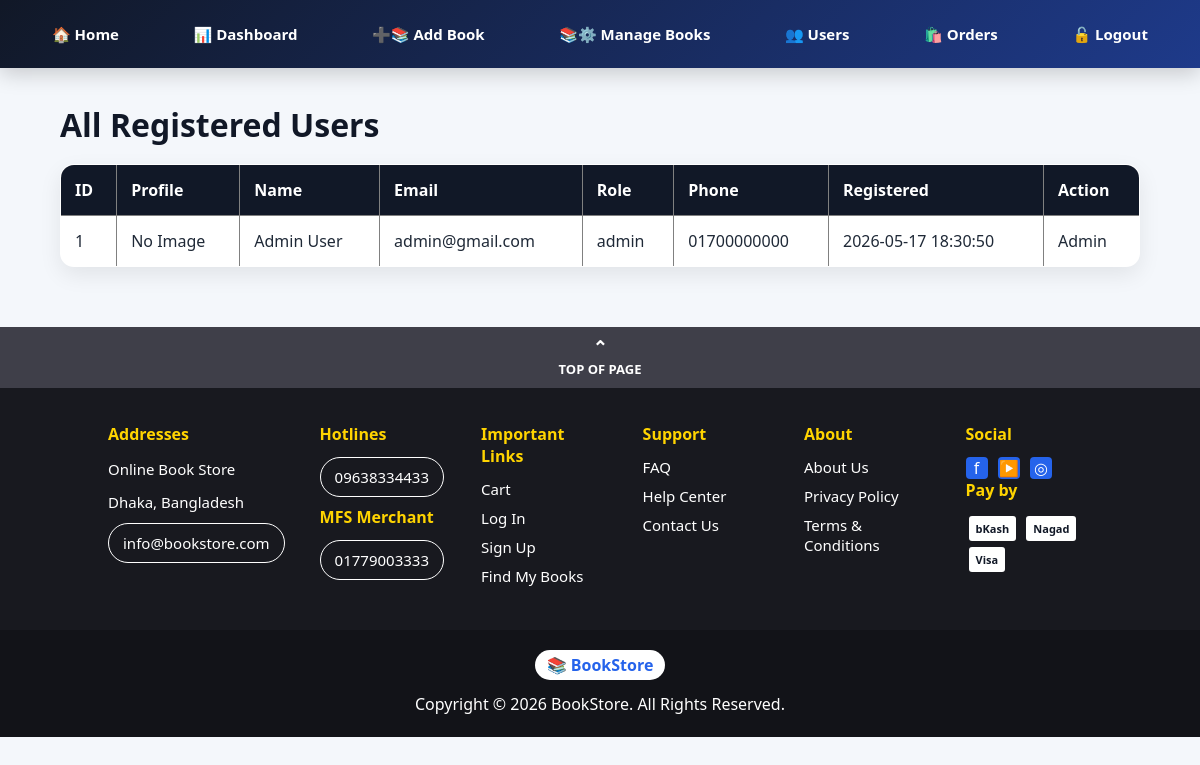
The app's page /views/admin/users.php (signed in) with its own data.
### tables this page shows
CREATE TABLE users (
id INT AUTO_INCREMENT PRIMARY KEY,
name VARCHAR(100) NOT NULL,
email VARCHAR(120) NOT NULL UNIQUE,
password_hash VARCHAR(255) NOT NULL,
role ENUM('admin', 'customer') NOT NULL DEFAULT 'customer',
profile_picture VARCHAR(255) DEFAULT NULL,
address TEXT,
phone VARCHAR(20),
remember_token VARCHAR(255) DEFAULT NULL,
created_at TIMESTAMP DEFAULT CURRENT_TIMESTAMP
);

### views/admin/users.php (the view, shortened to what this page needs)
<?php
require_once '../../config/database.php';
$users = $conn->query("SELECT * FROM users ORDER BY id DESC");
?>
<!DOCTYPE html>
<html>
<head>
    <link rel="stylesheet" href="../../public/css/style.css">
</head>
<body>
<div class="navbar">
    <a href="../../index.php">🏠 Home</a>
    <a href="dashboard.php">📊 Dashboard</a>
    <a href="add_book.php">➕📚 Add Book</a>
    <a href="manage_books.php">📚⚙️ Manage Books</a>
    <a href="users.php">👥 Users </a>
    <a href="orders.php">🛍️ Orders</a>
    <a href="/online_book_store/controllers/logoutController.php">🔓 Logout</a>
</div>
<div class="container">
    <h1>All Registered Users</h1>
    <table border="1" cellpadding="10" cellspacing="0" width="100%">
        <tr>
            <th>ID</th>
            <th>Profile</th>
            <th>Name</th>
            <th>Email</th>
            <th>Role</th>
            <th>Phone</th>
            <th>Registered</th>
            <th>Action</th>
        </tr>
        <?php while($user = $users->fetch_assoc()): ?>
            <tr>
                <td><?php echo $user['id']; ?></td>
                <td>
                    <?php if($user['profile_picture']): ?>
                        <img src="../../public/uploads/profiles/<?php echo $user['profile_picture']; ?>" width="50" height="50" style="object-fit:cover; border-radius:50%;">
                    <?php else: ?>
                        No Image
                    <?php endif; ?>
                </td>
                <td><?php echo $user['name']; ?></td>
                <td><?php echo $user['email']; ?></td>
                <td><?php echo $user['role']; ?></td>
                <td><?php echo $user['phone']; ?></td>
                <td><?php echo $user['created_at']; ?></td>
                <td>
                    <?php if($user['role'] === 'customer'): ?>
                        <a
                            href="../../controllers/deleteCustomerController.php?id=<?php echo $user['id']; ?>"
                            onclick="return confirm('Are you sure you want to remove this customer?')"
                        >
                            Delete
                        </a>
                    <?php else: ?>
                        Admin
                    <?php endif; ?>
                </td>
            </tr>
        <?php endwhile; ?>
    </table>
</div>
    <?php require_once '../layouts/footer.php'; ?>
</body>
</html>

### public/css/style.css (style rules this page uses)
* { margin:0; padding:0; box-sizing:border-box; font-family:"Segoe UI", Arial, sans-serif; }
body { background:#f4f7fb; color:#1f2937; }
.navbar { background:linear-gradient(135deg,#111827,#1e3a8a); padding:16px 40px; display:flex; align-items:center; justify-content: space-between; gap:22px; flex-wrap:wrap; box-shadow:0 6px 20px rgba(0,0,0,0.18); position:sticky; top:0; z-index:1000; }
.navbar a { color:#ffffff; text-decoration:none; font-size:15px; font-weight:600; padding:8px 12px; border-radius:8px; transition:0.3s; }
.container { width:90%; max-width:1250px; margin:35px auto; }
h1,h2,h3 { margin-bottom:18px; color:#111827; }
table { width:100%; border-collapse:collapse; background:white; border-radius:14px; overflow:hidden; box-shadow:0 8px 22px rgba(0,0,0,0.08); }
th { background:#111827; color:white; padding:14px; text-align:left; }
td { padding:14px; border-bottom:1px solid #e5e7eb; }

### records on screen
users: id "1", shows "No Image", name "Admin User", email "admin@gmail.com", role "admin", phone "01700000000", created_at "2026-05-17 18:30:50"
